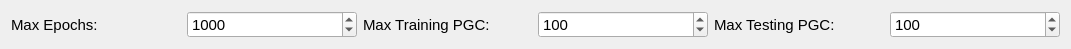
   <widget class="QWidget" name="layoutWidget">
    <property name="geometry">
     <rect>
      <x>410</x>
      <y>30</y>
      <width>1071</width>
      <height>41</height>
     </rect>
    </property>
    <layout class="QHBoxLayout" name="horizontalLayout_8">
     <item>
      <widget class="QLabel" name="label_45">
       <property name="font">
        <font>
         <pointsize>11</pointsize>
        </font>
       </property>
       <property name="text">
        <string>Max Epochs:</string>
       </property>
      </widget>
     </item>
     <item>
      <widget class="QSpinBox" name="spinBox_Max_training_Epochs">
       <property name="font">
        <font>
         <pointsize>11</pointsize>
        </font>
       </property>
       <property name="maximum">
        <number>20000</number>
       </property>
       <property name="value">
        <number>1000</number>
       </property>
      </widget>
     </item>
     <item>
      <widget class="QLabel" name="label_46">
       <property name="font">
        <font>
         <pointsize>11</pointsize>
        </font>
       </property>
       <property name="text">
        <string>Max Training PGC:</string>
       </property>
      </widget>
     </item>
     <item>
      <widget class="QSpinBox" name="spinBox_Max_training_PGC">
       <property name="font">
        <font>
         <pointsize>11</pointsize>
        </font>
       </property>
       <property name="maximum">
        <number>20000</number>
       </property>
       <property name="value">
        <number>100</number>
       </property>
      </widget>
     </item>
     <item>
      <widget class="QLabel" name="label_47">
       <property name="font">
        <font>
         <pointsize>11</pointsize>
        </font>
       </property>
       <property name="text">
        <string>Max Testing PGC:</string>
       </property>
      </widget>
     </item>
     <item>
      <widget class="QSpinBox" name="spinBox_Max_testing_PGC">
       <property name="font">
        <font>
         <pointsize>11</pointsize>
        </font>
       </property>
       <property name="maximum">
        <number>20000</number>
       </property>
       <property name="value">
        <number>100</number>
       </property>
      </widget>
     </item>
    </layout>
   </widget>
